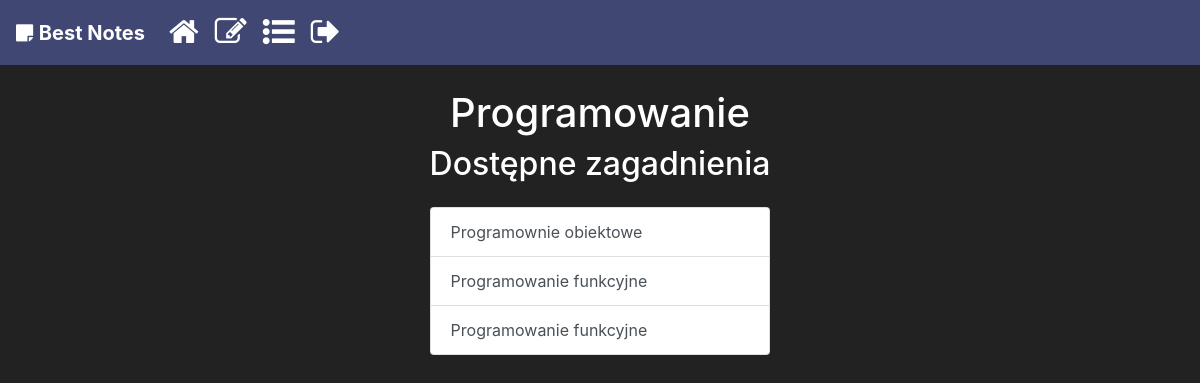
The app's page /bestnotes/topics_by_subject_id/1 (signed in) with its own data.
### bestnotes/models.py (models this page shows)
class Subject(models.Model):
    name = models.CharField(max_length=30)
    student = models.ForeignKey(StudentProfile, on_delete=models.CASCADE)

class Topic(models.Model):
    name = models.CharField(max_length=30)
    subject = models.ForeignKey(Subject, on_delete=models.CASCADE)
    add_date = models.DateField()

### bestnotes/views.py (the view)
# urls.py: path('topics_by_subject_id/<subject_id>', views.topics_by_subject_id, name="topics"),
def topics_by_subject_id(request,subject_id):
    all_topics = Topic.objects.all()
    topics_under_subject = all_topics.filter(subject__id=subject_id) #get topics under given subject
    if len(topics_under_subject) > 0:
        subject_name = all_topics[0].subject.name  # Get note with given id
        context = {
            'subject_name': subject_name,
            'topics': topics_under_subject
        }
        return render(request, "topics.html", context)
    else:
        return HttpResponse("Topics not found.")

### bestnotes/templates/topics.html
{% extends 'base.html' %}
{% load static %}
{% block css %}
    <link rel="stylesheet" type="text/css" href="{% static 'topics.css' %}">
{% endblock %}
{% block content %}
{% include 'navbar.html' %}
<div class="container d-flex justify-content-center">
    <div class="row mt-4"><h1 class="subjectname">{{subject_name}}</h1></div>
</div>
<div class="container d-flex justify-content-center">
    <div class="row">
        <div class="col-sm-12">
            <h2 class="text-white text-center">Dostępne zagadnienia</h2>
            <ul class="list-group cProductsList mt-4">
                {% for topic in topics%}
                    <a href="/bestnotes/notes_by_topic/{{ topic.id }}" class="list-group-item list-group-item-action">{{ topic.name }}</a>
                {% endfor %}
            </ul>
        </div>
    </div>
</div>
{% endblock %}

### bestnotes/static/all.css (style rules this page uses)
body { background-color: #222; }

### bestnotes/static/topics.css (style rules this page uses)
.subjectname { text-decoration: none; color:white; }

### records on screen
Subject: name "Programowanie"
Topic: name "Programownie obiektowe"
Topic: name "Programowanie funkcyjne"
Topic: name "Programowanie funkcyjne"
